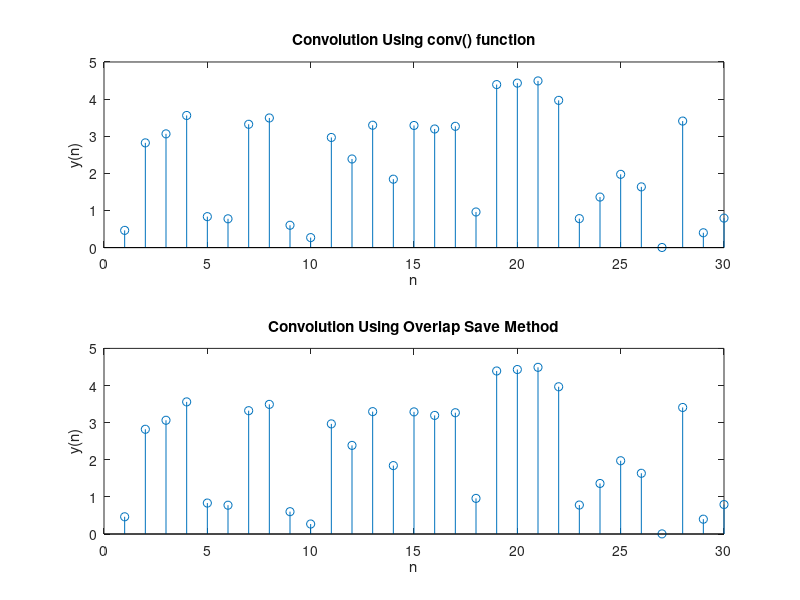

This chart was generated by the following MATLAB code:
% Overlap Save method for Linear Convolution

close All
clear All
clc
x=rand(1,30);
h=input('h=');
L=input('L=');
N1=length(x);
M=length(h);
lc=conv(x,h);
x=[x zeros(1,mod(-N1,L)) zeros(1,L)];
N2=length(x);
h=[h zeros(1,L-1)];
H=fft(h,L+M-1);
S=N2/L;
index=1:L;
xm=x(index);		% For first stage Special Case 
x1=[zeros(1,M-1) xm];	%zeros appeded at Start point
X=[];
for stage=1:S
    X1=fft(x1,L+M-1);
    Y=X1.*H;
    Y=ifft(Y);
    index2=M:M+L-1;
    Y=Y(index2);		%Discarding Samples
    X=[X Y];
    index3=(((stage)*L)-M+2):((stage+1)*L);		% Selecting Sequence to process
    if(index3(L+M-1)<=N2)
    x1=x(index3);
    end
end;
i=1:N1+M-1;
X=X(i);
similarity=corrcoef(X,lc)		% Similarity between Inbuilt and Calculated conv
figure()
subplot(2,1,1)
stem(lc);
title('Convolution Using conv() function')
xlabel('n');
ylabel('y(n)');
subplot(2,1,2)
stem(X);
title('Convolution Using Overlap Save Method')
xlabel('n');
ylabel('y(n)');


